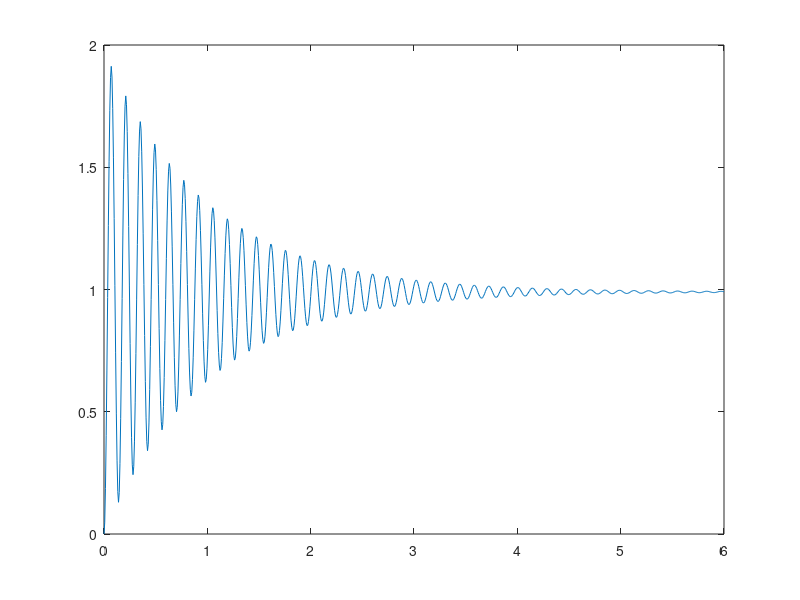

Source code (MATLAB): (Note: this script raises an error after producing the figure.)
one = tf([1],[1 .104 1]);
[y1,t1] = step(one);
plot(t1,y1)
%%
%4.26a) disturbance rejection
a = .5*.1;
b = .1 + .5;
c = .5 + 99
two = tf([.5 1],[.05 .6 99.5]);
[y2,t2] = step(two);
plot(t2,y2)
yss = y2(end)
%%
%4.26 b) tracking ref input
a = .05;
b = .1 + .5;
c = 1 + 99;
three = tf([99],[.05 .1 100]);
[y3,t3] = step(three);
plot(t3,y3)
yss = y3(end)
%%
StepResponseMetrics(y1,t1,1,1)
%%
StepResponseMetrics(y2,t2,1,1)
%%
StepResponseMetrics(y3,t3,1,1)

%%
%3.33

t_r = 1.5;
w_n = 1.789/t_r;
T = t_r/1.6;
z = .89;

trans = tf([T/w_n/w_n w_n*w_n],[1 2*z*w_n w_n*w_n]);
[y,t] = step(trans);
plot(t,y);
hold on
